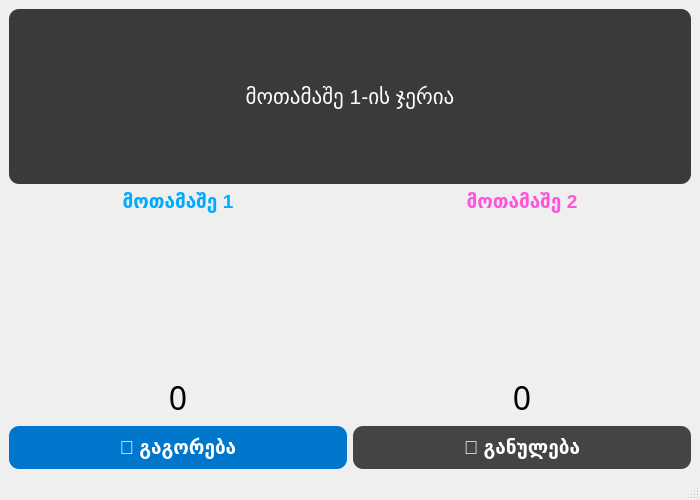
<?xml version="1.0" encoding="UTF-8"?>
<ui version="4.0">
 <class>MainWindow</class>
 <widget class="QMainWindow" name="MainWindow">
  <property name="geometry">
   <rect>
    <x>0</x>
    <y>0</y>
    <width>700</width>
    <height>500</height>
   </rect>
  </property>
  <property name="windowTitle">
   <string>2025 Dice Battle</string>
  </property>
  <widget class="QWidget" name="centralwidget">
   <layout class="QVBoxLayout" name="mainVerticalLayout">
    <item>
     <widget class="QLabel" name="statusLabel">
      <property name="font">
       <font>
        <family>Segoe UI</family>
        <pointsize>16</pointsize>
        <weight>50</weight>
        <italic>false</italic>
        <bold>false</bold>
       </font>
      </property>
      <property name="styleSheet">
       <string notr="true">font: 16pt 'Segoe UI'; color: #FFFFFF; background-color: #3a3a3a; padding: 10px; border-radius: 10px;</string>
      </property>
      <property name="text">
       <string>მოთამაშე 1-ის ჯერია</string>
      </property>
      <property name="alignment">
       <set>Qt::AlignCenter</set>
      </property>
     </widget>
    </item>
    <item>
     <layout class="QHBoxLayout" name="playersLayout">
      <item>
       <layout class="QVBoxLayout" name="player1Layout">
        <item>
         <widget class="QLabel" name="player1Label">
          <property name="styleSheet">
           <string notr="true">font: bold 14pt; color: #00aaff;</string>
          </property>
          <property name="text">
           <string>მოთამაშე 1</string>
          </property>
          <property name="alignment">
           <set>Qt::AlignCenter</set>
          </property>
         </widget>
        </item>
        <item>
         <widget class="QLabel" name="diceImage1">
          <property name="enabled">
           <bool>true</bool>
          </property>
          <property name="minimumSize">
           <size>
            <width>150</width>
            <height>150</height>
           </size>
          </property>
          <property name="palette">
           <palette>
            <active/>
            <inactive/>
            <disabled/>
           </palette>
          </property>
          <property name="autoFillBackground">
           <bool>false</bool>
          </property>
          <property name="styleSheet">
           <string notr="true"/>
          </property>
          <property name="frameShape">
           <enum>QFrame::NoFrame</enum>
          </property>
          <property name="frameShadow">
           <enum>QFrame::Plain</enum>
          </property>
          <property name="alignment">
           <set>Qt::AlignCenter</set>
          </property>
         </widget>
        </item>
        <item>
         <widget class="QLabel" name="scorePlayer1">
          <property name="enabled">
           <bool>true</bool>
          </property>
          <property name="font">
           <font>
            <family>Franklin Gothic Medium</family>
            <pointsize>24</pointsize>
            <weight>50</weight>
            <italic>false</italic>
            <bold>false</bold>
            <underline>false</underline>
            <kerning>true</kerning>
           </font>
          </property>
          <property name="autoFillBackground">
           <bool>false</bool>
          </property>
          <property name="styleSheet">
           <string notr="true">font: 24pt; color: black;</string>
          </property>
          <property name="locale">
           <locale language="English" country="UnitedStates"/>
          </property>
          <property name="text">
           <string>0</string>
          </property>
          <property name="alignment">
           <set>Qt::AlignCenter</set>
          </property>
         </widget>
        </item>
       </layout>
      </item>
      <item>
       <layout class="QVBoxLayout" name="player2Layout">
        <item>
         <widget class="QLabel" name="player2Label">
          <property name="styleSheet">
           <string notr="true">font: bold 14pt; color: #ff55dd;</string>
          </property>
          <property name="text">
           <string>მოთამაშე 2</string>
          </property>
          <property name="alignment">
           <set>Qt::AlignCenter</set>
          </property>
         </widget>
        </item>
        <item>
         <widget class="QLabel" name="diceImage2">
          <property name="minimumSize">
           <size>
            <width>150</width>
            <height>150</height>
           </size>
          </property>
          <property name="styleSheet">
           <string notr="true"/>
          </property>
          <property name="frameShape">
           <enum>QFrame::NoFrame</enum>
          </property>
          <property name="alignment">
           <set>Qt::AlignCenter</set>
          </property>
         </widget>
        </item>
        <item>
         <widget class="QLabel" name="scorePlayer2">
          <property name="font">
           <font>
            <family>Franklin Gothic Medium</family>
            <pointsize>24</pointsize>
            <weight>50</weight>
            <italic>false</italic>
            <bold>false</bold>
            <underline>false</underline>
            <kerning>true</kerning>
           </font>
          </property>
          <property name="autoFillBackground">
           <bool>false</bool>
          </property>
          <property name="styleSheet">
           <string notr="true">font: 24pt; color: black;</string>
          </property>
          <property name="locale">
           <locale language="English" country="UnitedStates"/>
          </property>
          <property name="text">
           <string>0</string>
          </property>
          <property name="alignment">
           <set>Qt::AlignCenter</set>
          </property>
         </widget>
        </item>
       </layout>
      </item>
     </layout>
    </item>
    <item>
     <layout class="QHBoxLayout" name="buttonLayout">
      <item>
       <widget class="QPushButton" name="rollButton">
        <property name="styleSheet">
         <string notr="true">font: bold 14pt; background-color: #0077cc; color: white; padding: 10px 20px; border-radius: 10px;</string>
        </property>
        <property name="text">
         <string>🎲 გაგორება</string>
        </property>
       </widget>
      </item>
      <item>
       <widget class="QPushButton" name="resetButton">
        <property name="styleSheet">
         <string notr="true">font: bold 14pt; background-color: #444444; color: white; padding: 10px 20px; border-radius: 10px;</string>
        </property>
        <property name="text">
         <string>🔄 განულება</string>
        </property>
       </widget>
      </item>
     </layout>
    </item>
   </layout>
  </widget>
  <widget class="QStatusBar" name="statusbar"/>
 </widget>
 <resources/>
 <connections/>
</ui>
